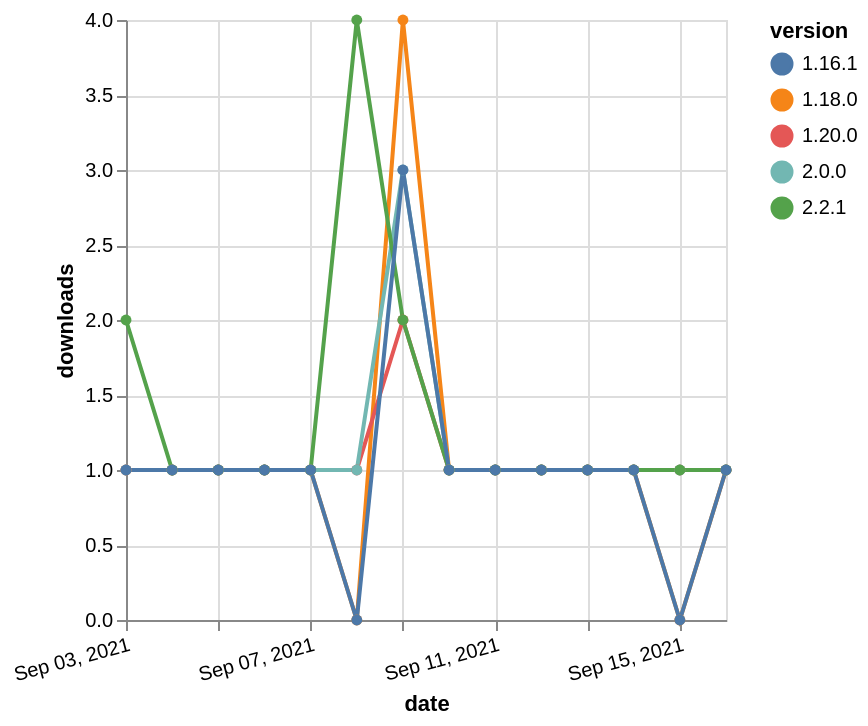

Express this chart as Vega-Lite.
### Vega-Lite specification from a JSON file in a GitHub repository (floating-point values rounded to 4 significant figures)
{"$schema": "https://vega.github.io/schema/vega-lite/v5.json", "description": "A simple bar chart with embedded data.", "data": {"values": [{"date": "2021-09-03", "total": 356, "delta": 1, "version": "1.18.0"}, {"date": "2021-09-04", "total": 357, "delta": 1, "version": "1.18.0"}, {"date": "2021-09-05", "total": 358, "delta": 1, "version": "1.18.0"}, {"date": "2021-09-06", "total": 359, "delta": 1, "version": "1.18.0"}, {"date": "2021-09-07", "total": 360, "delta": 1, "version": "1.18.0"}, {"date": "2021-09-08", "total": 360, "delta": 0, "version": "1.18.0"}, {"date": "2021-09-09", "total": 364, "delta": 4, "version": "1.18.0"}, {"date": "2021-09-10", "total": 365, "delta": 1, "version": "1.18.0"}, {"date": "2021-09-11", "total": 366, "delta": 1, "version": "1.18.0"}, {"date": "2021-09-12", "total": 367, "delta": 1, "version": "1.18.0"}, {"date": "2021-09-13", "total": 368, "delta": 1, "version": "1.18.0"}, {"date": "2021-09-14", "total": 369, "delta": 1, "version": "1.18.0"}, {"date": "2021-09-15", "total": 369, "delta": 0, "version": "1.18.0"}, {"date": "2021-09-16", "total": 370, "delta": 1, "version": "1.18.0"}, {"date": "2021-09-03", "total": 193, "delta": 1, "version": "1.20.0"}, {"date": "2021-09-04", "total": 194, "delta": 1, "version": "1.20.0"}, {"date": "2021-09-05", "total": 195, "delta": 1, "version": "1.20.0"}, {"date": "2021-09-06", "total": 196, "delta": 1, "version": "1.20.0"}, {"date": "2021-09-07", "total": 197, "delta": 1, "version": "1.20.0"}, {"date": "2021-09-08", "total": 198, "delta": 1, "version": "1.20.0"}, {"date": "2021-09-09", "total": 200, "delta": 2, "version": "1.20.0"}, {"date": "2021-09-10", "total": 201, "delta": 1, "version": "1.20.0"}, {"date": "2021-09-11", "total": 202, "delta": 1, "version": "1.20.0"}, {"date": "2021-09-12", "total": 203, "delta": 1, "version": "1.20.0"}, {"date": "2021-09-13", "total": 204, "delta": 1, "version": "1.20.0"}, {"date": "2021-09-14", "total": 205, "delta": 1, "version": "1.20.0"}, {"date": "2021-09-15", "total": 206, "delta": 1, "version": "1.20.0"}, {"date": "2021-09-16", "total": 207, "delta": 1, "version": "1.20.0"}, {"date": "2021-09-03", "total": 202, "delta": 1, "version": "2.0.0"}, {"date": "2021-09-04", "total": 203, "delta": 1, "version": "2.0.0"}, {"date": "2021-09-05", "total": 204, "delta": 1, "version": "2.0.0"}, {"date": "2021-09-06", "total": 205, "delta": 1, "version": "2.0.0"}, {"date": "2021-09-07", "total": 206, "delta": 1, "version": "2.0.0"}, {"date": "2021-09-08", "total": 207, "delta": 1, "version": "2.0.0"}, {"date": "2021-09-09", "total": 210, "delta": 3, "version": "2.0.0"}, {"date": "2021-09-10", "total": 211, "delta": 1, "version": "2.0.0"}, {"date": "2021-09-11", "total": 212, "delta": 1, "version": "2.0.0"}, {"date": "2021-09-12", "total": 213, "delta": 1, "version": "2.0.0"}, {"date": "2021-09-13", "total": 214, "delta": 1, "version": "2.0.0"}, {"date": "2021-09-14", "total": 215, "delta": 1, "version": "2.0.0"}, {"date": "2021-09-15", "total": 216, "delta": 1, "version": "2.0.0"}, {"date": "2021-09-16", "total": 217, "delta": 1, "version": "2.0.0"}, {"date": "2021-09-03", "total": 126, "delta": 2, "version": "2.2.1"}, {"date": "2021-09-04", "total": 127, "delta": 1, "version": "2.2.1"}, {"date": "2021-09-05", "total": 128, "delta": 1, "version": "2.2.1"}, {"date": "2021-09-06", "total": 129, "delta": 1, "version": "2.2.1"}, {"date": "2021-09-07", "total": 130, "delta": 1, "version": "2.2.1"}, {"date": "2021-09-08", "total": 134, "delta": 4, "version": "2.2.1"}, {"date": "2021-09-09", "total": 136, "delta": 2, "version": "2.2.1"}, {"date": "2021-09-10", "total": 137, "delta": 1, "version": "2.2.1"}, {"date": "2021-09-11", "total": 138, "delta": 1, "version": "2.2.1"}, {"date": "2021-09-12", "total": 139, "delta": 1, "version": "2.2.1"}, {"date": "2021-09-13", "total": 140, "delta": 1, "version": "2.2.1"}, {"date": "2021-09-14", "total": 141, "delta": 1, "version": "2.2.1"}, {"date": "2021-09-15", "total": 142, "delta": 1, "version": "2.2.1"}, {"date": "2021-09-16", "total": 143, "delta": 1, "version": "2.2.1"}, {"date": "2021-09-03", "total": 250, "delta": 1, "version": "1.16.1"}, {"date": "2021-09-04", "total": 251, "delta": 1, "version": "1.16.1"}, {"date": "2021-09-05", "total": 252, "delta": 1, "version": "1.16.1"}, {"date": "2021-09-06", "total": 253, "delta": 1, "version": "1.16.1"}, {"date": "2021-09-07", "total": 254, "delta": 1, "version": "1.16.1"}, {"date": "2021-09-08", "total": 254, "delta": 0, "version": "1.16.1"}, {"date": "2021-09-09", "total": 257, "delta": 3, "version": "1.16.1"}, {"date": "2021-09-10", "total": 258, "delta": 1, "version": "1.16.1"}, {"date": "2021-09-11", "total": 259, "delta": 1, "version": "1.16.1"}, {"date": "2021-09-12", "total": 260, "delta": 1, "version": "1.16.1"}, {"date": "2021-09-13", "total": 261, "delta": 1, "version": "1.16.1"}, {"date": "2021-09-14", "total": 262, "delta": 1, "version": "1.16.1"}, {"date": "2021-09-15", "total": 262, "delta": 0, "version": "1.16.1"}, {"date": "2021-09-16", "total": 263, "delta": 1, "version": "1.16.1"}]}, "width": "container", "mark": {"type": "line", "point": {"filled": true}}, "encoding": {"x": {"field": "date", "type": "temporal", "timeUnit": "yearmonthdate", "title": "date", "axis": {"labelAngle": -15}}, "y": {"field": "delta", "type": "quantitative", "title": "downloads"}, "color": {"field": "version", "type": "nominal"}, "tooltip": {"field": "delta"}}}
